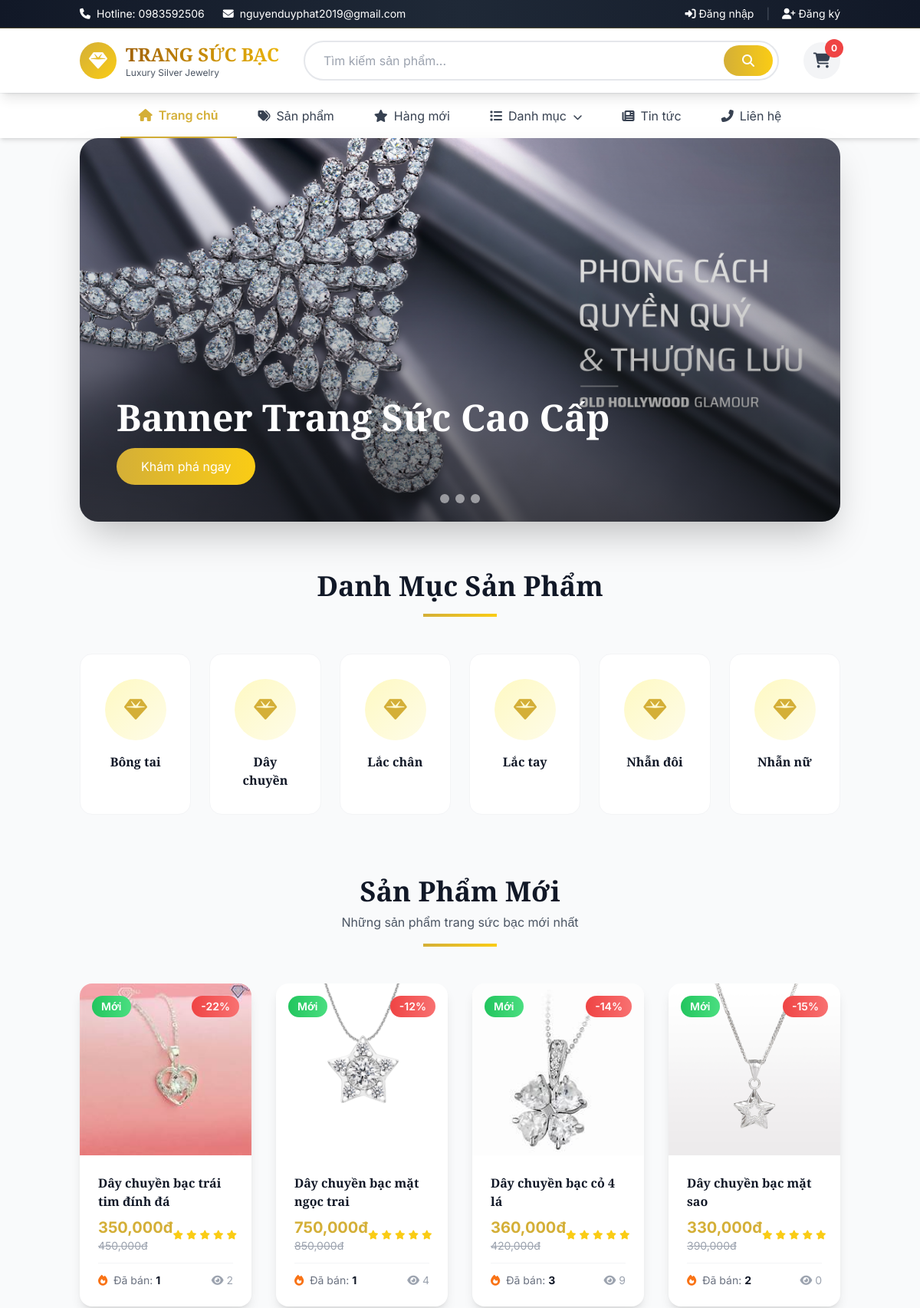
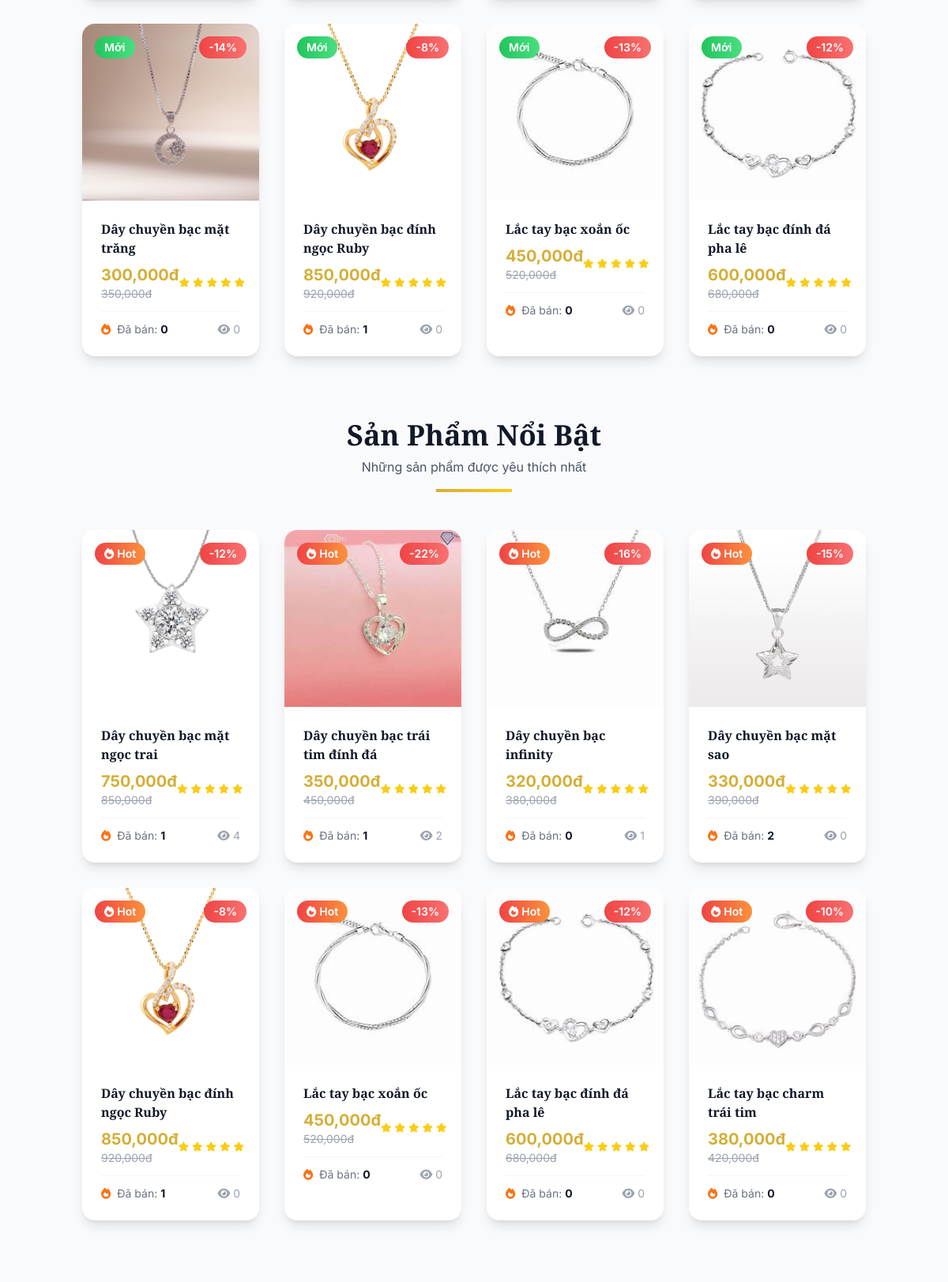
The page / (upper part) on the database its author committed (2 pictures, top to bottom).
### tables this page shows
CREATE TABLE `categories` (
  `id` int(11) NOT NULL,
  `name` varchar(100) NOT NULL,
  `slug` varchar(100) NOT NULL,
  `description` text DEFAULT NULL,
  `image` varchar(255) DEFAULT NULL,
  `status` tinyint(1) DEFAULT 1,
  `created_at` timestamp NOT NULL DEFAULT current_timestamp(),
  `updated_at` timestamp NOT NULL DEFAULT current_timestamp() ON UPDATE current_timestamp()
);

CREATE TABLE `products` (
  `id` int(11) NOT NULL,
  `category_id` int(11) NOT NULL,
  `name` varchar(255) NOT NULL,
  `slug` varchar(255) NOT NULL,
  `description` text DEFAULT NULL,
  `price` decimal(10,2) NOT NULL,
  `sale_price` decimal(10,2) DEFAULT NULL,
  `image` varchar(255) DEFAULT NULL,
  `images` text DEFAULT NULL,
  `quantity` int(11) DEFAULT 0,
  `weight` decimal(8,2) DEFAULT NULL,
  `material` varchar(100) DEFAULT NULL,
  `is_new` tinyint(1) DEFAULT 0,
  `is_featured` tinyint(1) DEFAULT 0,
  `status` tinyint(1) DEFAULT 1,
  `views` int(11) DEFAULT 0,
  `created_at` timestamp NOT NULL DEFAULT current_timestamp(),
  `updated_at` timestamp NOT NULL DEFAULT current_timestamp() ON UPDATE current_timestamp()
);

### index.php (the view, shortened to what this page needs)
<?php
require_once 'includes/config.php';
include 'includes/header.php';
$sql_banner = "SELECT * FROM banners WHERE status = 1 ORDER BY position LIMIT 5";
$ds_banner = mysqli_query($conn, $sql_banner);
$sql_sanpham_moi = "SELECT * FROM products WHERE status = 1 AND is_new = 1 ORDER BY created_at DESC LIMIT 8";
$ds_sanpham_moi = mysqli_query($conn, $sql_sanpham_moi);
$sql_sanpham_noibat = "SELECT * FROM products WHERE status = 1 AND is_featured = 1 ORDER BY views DESC LIMIT 8";
$ds_sanpham_noibat = mysqli_query($conn, $sql_sanpham_noibat);
$sql_danhmuc = "SELECT * FROM categories WHERE status = 1 ORDER BY name";
$ds_danhmuc = mysqli_query($conn, $sql_danhmuc);
function getSoldCount($conn, $product_id) {
    $sql = "SELECT SUM(od.quantity) as total_sold
            FROM order_details od
            INNER JOIN orders o ON od.order_id = o.id
            WHERE od.product_id = $product_id
            AND o.order_status IN ('confirmed', 'shipping', 'completed')";
    $result = mysqli_query($conn, $sql);
    if ($result && mysqli_num_rows($result) > 0) {
        $data = mysqli_fetch_assoc($result);
        return $data['total_sold'] ? (int)$data['total_sold'] : 0;
    }
    return 0;
}
$banners = $ds_banner;
$new_products = $ds_sanpham_moi;
$featured_products = $ds_sanpham_noibat;
$categories = $ds_danhmuc;
?>
<div class="container mx-auto px-4">
    <div class="relative h-[500px] rounded-3xl overflow-hidden shadow-2xl mb-16 group">
        <?php
        $first = true;
        $bannerCount = 0;
        mysqli_data_seek($banners, 0);
        while($banner = mysqli_fetch_assoc($banners)):
            $bannerCount++;
        ?>
        <div class="absolute inset-0 transition-opacity duration-700 <?php echo $first ? 'opacity-100' : 'opacity-0'; ?>" id="banner<?php echo $bannerCount; ?>">
            <div class="absolute inset-0 bg-gradient-to-t from-black/60 via-black/20 to-transparent flex items-end">
                <div class="p-12 text-white">
                    <h2 class="text-5xl font-bold mb-4 animate-fadeInUp"><?php echo htmlspecialchars($banner['title']); ?></h2>
                    <?php if($banner['link']): ?>
                    <a href="<?php echo $banner['link']; ?>" class="inline-block px-8 py-3 bg-gradient-to-r from-gold-600 to-gold-400 rounded-full hover:shadow-2xl transition-all duration-300 hover:scale-105">
                    </a>
                    <?php endif; ?>
                </div>
            </div>
        </div>
        <?php
        $first = false;
        endwhile;
        ?>
        <?php if($bannerCount > 1): ?>
        <div class="absolute bottom-6 left-1/2 transform -translate-x-1/2 flex space-x-2 z-10">
            <?php for($i = 1; $i <= $bannerCount; $i++): ?>
            <button class="w-3 h-3 rounded-full bg-white/50 hover:bg-white transition" onclick="showBanner(<?php echo $i; ?>)"></button>
            <?php endfor; ?>
        </div>
        <?php endif; ?>
    </div>
    <section class="mb-20 animate-fadeInUp">
        <div class="text-center mb-12">
            <h2 class="text-4xl font-bold text-gray-900 mb-4">Danh Mục Sản Phẩm</h2>
            <div class="w-24 h-1 bg-gradient-to-r from-gold-600 to-gold-400 mx-auto"></div>
        </div>
        <div class="grid grid-cols-2 md:grid-cols-3 lg:grid-cols-6 gap-6">
            <?php mysqli_data_seek($categories, 0); while($category = mysqli_fetch_assoc($categories)): ?>
            <a href="category.php?slug=<?php echo $category['slug']; ?>"
               class="group bg-white rounded-2xl p-8 text-center hover:shadow-2xl transition-all duration-300 hover:-translate-y-2 border border-gray-100">
                <div class="w-20 h-20 mx-auto mb-4 bg-gradient-to-br from-gold-100 to-gold-50 rounded-full flex items-center justify-center group-hover:scale-110 transition-transform duration-300">
                    <i class="fas fa-gem text-3xl text-gold-600"></i>
                </div>
                <h3 class="text-gray-900 font-semibold group-hover:text-gold-600 transition"><?php echo $category['name']; ?></h3>
            </a>
            <?php endwhile; ?>
        </div>
    </section>
    <section class="mb-20">
        <div class="text-center mb-12">
            <h2 class="text-4xl font-bold text-gray-900 mb-2">Sản Phẩm Mới</h2>
            <p class="text-gray-600">Những sản phẩm trang sức bạc mới nhất</p>
            <div class="w-24 h-1 bg-gradient-to-r from-gold-600 to-gold-400 mx-auto mt-4"></div>
        </div>
        <div class="grid grid-cols-1 sm:grid-cols-2 lg:grid-cols-4 gap-8">
            <?php mysqli_data_seek($new_products, 0); while($product = mysqli_fetch_assoc($new_products)): ?>
            <div class="group bg-white rounded-2xl overflow-hidden shadow-lg hover:shadow-2xl transition-all duration-300 hover:-translate-y-2">
                <div class="relative overflow-hidden aspect-square">
                    <a href="product-detail.php?slug=<?php echo $product['slug']; ?>">
                        <img src="assets/images/products/<?php echo $product['image']; ?>"
                             alt="<?php echo htmlspecialchars($product['name']); ?>"
                             class="w-full h-full object-cover group-hover:scale-110 transition-transform duration-500">
                    </a>
                    <?php if($product['is_new']): ?>
                    <span class="absolute top-4 left-4 px-3 py-1 bg-gradient-to-r from-green-500 to-green-400 text-white text-sm font-semibold rounded-full">
                        Mới
                    </span>
                    <?php endif; ?>
                    <?php if($product['sale_price'] && $product['sale_price'] < $product['price']): ?>
                    <span class="absolute top-4 right-4 px-3 py-1 bg-gradient-to-r from-red-500 to-red-400 text-white text-sm font-semibold rounded-full">
                        -<?php echo round((($product['price'] - $product['sale_price']) / $product['price']) * 100); ?>%
                    </span>
                    <?php endif; ?>
                </div>
                <div class="p-6">
                    <a href="product-detail.php?slug=<?php echo $product['slug']; ?>" class="block">
                        <h3 class="font-semibold text-gray-900 mb-2 hover:text-gold-600 transition line-clamp-2">
                            <?php echo $product['name']; ?>
                        </h3>
                    </a>
                    <div class="flex items-center justify-between">
                        <?php if($product['sale_price'] && $product['sale_price'] < $product['price']): ?>
                        <div class="flex flex-col">
                            <span class="text-xl font-bold text-gold-600"><?php echo number_format($product['sale_price']); ?>đ</span>
                            <span class="text-sm text-gray-400 line-through"><?php echo number_format($product['price']); ?>đ</span>
                        </div>
                        <?php else: ?>
                        <span class="text-xl font-bold text-gold-600"><?php echo number_format($product['price']); ?>đ</span>
                        <?php endif; ?>
                        <div class="flex items-center space-x-1 text-yellow-400">
                            <i class="fas fa-star text-xs"></i>
                            <i class="fas fa-star text-xs"></i>
                            <i class="fas fa-star text-xs"></i>
                            <i class="fas fa-star text-xs"></i>
                            <i class="fas fa-star text-xs"></i>
                        </div>
                    </div>
                    <?php $sold = getSoldCount($conn, $product['id']); ?>
                    <div class="mt-3 pt-3 border-t border-gray-100 flex items-center justify-between text-sm">
                        <span class="text-gray-500 flex items-center">
                            <i class="fas fa-fire text-orange-500 mr-2"></i>
                            Đã bán: <strong class="text-gray-900 ml-1"><?php echo number_format($sold); ?></strong>
                        </span>
                        <span class="text-gray-400 flex items-center">
                            <i class="fas fa-eye mr-1"></i>
                            <?php echo number_format($product['views']); ?>
                        </span>
                    </div>
                </div>
            </div>
            <?php endwhile; ?>
        </div>
    </section>
    <section class="mb-20">
        <div class="text-center mb-12">
            <h2 class="text-4xl font-bold text-gray-900 mb-2">Sản Phẩm Nổi Bật</h2>
            <p class="text-gray-600">Những sản phẩm được yêu thích nhất</p>
            <div class="w-24 h-1 bg-gradient-to-r from-gold-600 to-gold-400 mx-auto mt-4"></div>
        </div>
        <div class="grid grid-cols-1 sm:grid-cols-2 lg:grid-cols-4 gap-8">
            <?php mysqli_data_seek($featured_products, 0); while($product = mysqli_fetch_assoc($featured_products)): ?>
            <div class="group bg-white rounded-2xl overflow-hidden shadow-lg hover:shadow-2xl transition-all duration-300 hover:-translate-y-2">
                <div class="relative overflow-hidden aspect-square">
                    <a href="product-detail.php?slug=<?php echo $product['slug']; ?>">
                        <img src="<?php echo BASE_URL; ?>assets/images/products/<?php echo $product['image']; ?>"
                             alt="<?php echo htmlspecialchars($product['name']); ?>"
                             class="w-full h-full object-cover group-hover:scale-110 transition-transform duration-500">
                    </a>
                    <?php if($product['is_featured']): ?>
                    <span class="absolute top-4 left-4 px-3 py-1 bg-gradient-to-r from-red-500 to-orange-400 text-white text-sm font-semibold rounded-full animate-pulse">
                        <i class="fas fa-fire mr-1"></i>Hot
                    </span>
                    <?php endif; ?>
                    <?php if($product['sale_price'] && $product['sale_price'] < $product['price']): ?>
                    <span class="absolute top-4 right-4 px-3 py-1 bg-gradient-to-r from-red-500 to-red-400 text-white text-sm font-semibold rounded-full">
                        -<?php echo round((($product['price'] - $product['sale_price']) / $product['price']) * 100); ?>%
                    </span>
                    <?php endif; ?>
                </div>
                <div class="p-6">
                    <a href="product-detail.php?slug=<?php echo $product['slug']; ?>" class="block">
                        <h3 class="font-semibold text-gray-900 mb-2 hover:text-gold-600 transition line-clamp-2">
                            <?php echo $product['name']; ?>
                        </h3>
                    </a>
                    <div class="flex items-center justify-between">
                        <?php if($product['sale_price'] && $product['sale_price'] < $product['price']): ?>
                        <div class="flex flex-col">
                            <span class="text-xl font-bold text-gold-600"><?php echo number_format($product['sale_price']); ?>đ</span>
                            <span class="text-sm text-gray-400 line-through"><?php echo number_format($product['price']); ?>đ</span>
                        </div>
                        <?php else: ?>
                        <span class="text-xl font-bold text-gold-600"><?php echo number_format($product['price']); ?>đ</span>
                        <?php endif; ?>
                        <div class="flex items-center space-x-1 text-yellow-400">
                            <i class="fas fa-star text-xs"></i>
                            <i class="fas fa-star text-xs"></i>
                            <i class="fas fa-star text-xs"></i>
                            <i class="fas fa-star text-xs"></i>
                            <i class="fas fa-star text-xs"></i>
                        </div>
                    </div>
                    <?php $sold = getSoldCount($conn, $product['id']); ?>
                    <div class="mt-3 pt-3 border-t border-gray-100 flex items-center justify-between text-sm">
                        <span class="text-gray-500 flex items-center">
                            <i class="fas fa-fire text-orange-500 mr-2"></i>
                            Đã bán: <strong class="text-gray-900 ml-1"><?php echo number_format($sold); ?></strong>
                        </span>
                        <span class="text-gray-400 flex items-center">
                            <i class="fas fa-eye mr-1"></i>
                            <?php echo number_format($product['views']); ?>
                        </span>
                    </div>
                </div>
            </div>
            <?php endwhile; ?>
        </div>
    </section>
</div>
<?php include 'includes/footer.php'; ?>

### includes/header.php (style rules this page uses)
body { font-family: 'Inter', sans-serif; }
h1, h2, h3, h4, h5, h6 { font-family: 'Playfair Display', serif; }
.animate-fadeInUp { animation: fadeInUp 0.6s ease-out; }

### rows shown on the page
categories: name "Bông tai"
categories: name "Dây chuyền"
categories: name "Lắc chân"
categories: name "Lắc tay"
categories: name "Nhẫn đôi"
categories: name "Nhẫn nữ"
products: image (picture), is_new "Mới", (($product['price'] - $product['sale_price']) / $product['price']) * 100 "22", name "Dây chuyền bạc trái tim đính đá", sale_price "350,000", price "450,000", id "1", views "2", is_featured 1 (drawn)
products: image (picture), is_new "Mới", (($product['price'] - $product['sale_price']) / $product['price']) * 100 "12", name "Dây chuyền bạc mặt ngọc trai", sale_price "750,000", price "850,000", sold "1", views "4", is_featured 1 (drawn)
products: image (picture), is_new "Mới", (($product['price'] - $product['sale_price']) / $product['price']) * 100 "14", name "Dây chuyền bạc cỏ 4 lá", sale_price "360,000", price "420,000", sold "3", views "9"
products: image (picture), is_new "Mới", (($product['price'] - $product['sale_price']) / $product['price']) * 100 "15", name "Dây chuyền bạc mặt sao", sale_price "330,000", price "390,000", sold "2", views "0", is_featured 1 (drawn)
products: image (picture), is_new "Mới", (($product['price'] - $product['sale_price']) / $product['price']) * 100 "14", name "Dây chuyền bạc mặt trăng", sale_price "300,000", price "350,000", sold "0", views "0"
products: image (picture), is_new "Mới", (($product['price'] - $product['sale_price']) / $product['price']) * 100 "8", name "Dây chuyền bạc đính ngọc Ruby", sale_price "850,000", price "920,000", sold "1", views "0", is_featured 1 (drawn)
products: image (picture), is_new "Mới", (($product['price'] - $product['sale_price']) / $product['price']) * 100 "13", name "Lắc tay bạc xoắn ốc", sale_price "450,000", price "520,000", sold "0", views "0", is_featured 1 (drawn)
products: image (picture), is_new "Mới", (($product['price'] - $product['sale_price']) / $product['price']) * 100 "12", name "Lắc tay bạc đính đá pha lê", sale_price "600,000", price "680,000", sold "0", views "0", is_featured 1 (drawn)
products: image (picture), is_featured 1 (drawn), (($product['price'] - $product['sale_price']) / $product['price']) * 100 "16", name "Dây chuyền bạc infinity", sale_price "320,000", price "380,000", sold "0", views "1"
products: image (picture), is_featured 1 (drawn), (($product['price'] - $product['sale_price']) / $product['price']) * 100 "10", name "Lắc tay bạc charm trái tim", sale_price "380,000", price "420,000", sold "0", views "0"

### other values the page prints
$cart_total "0"
